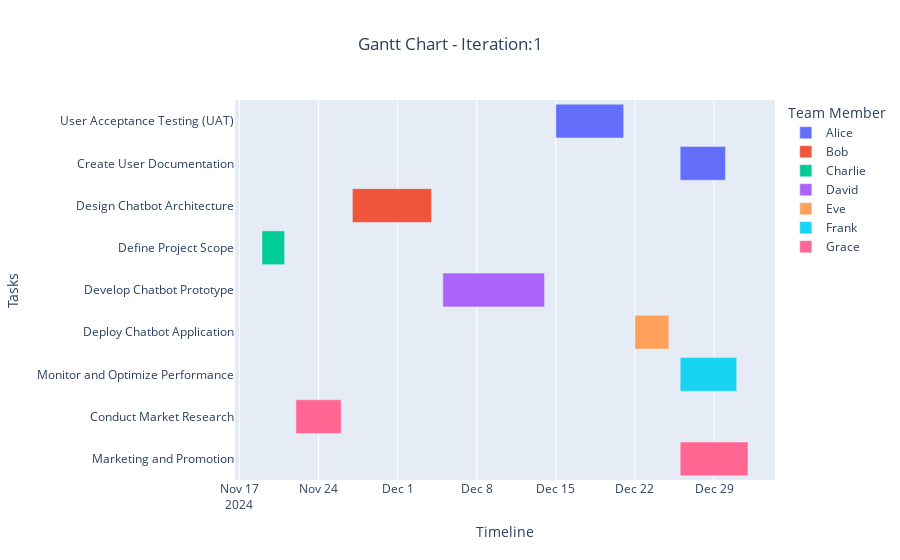
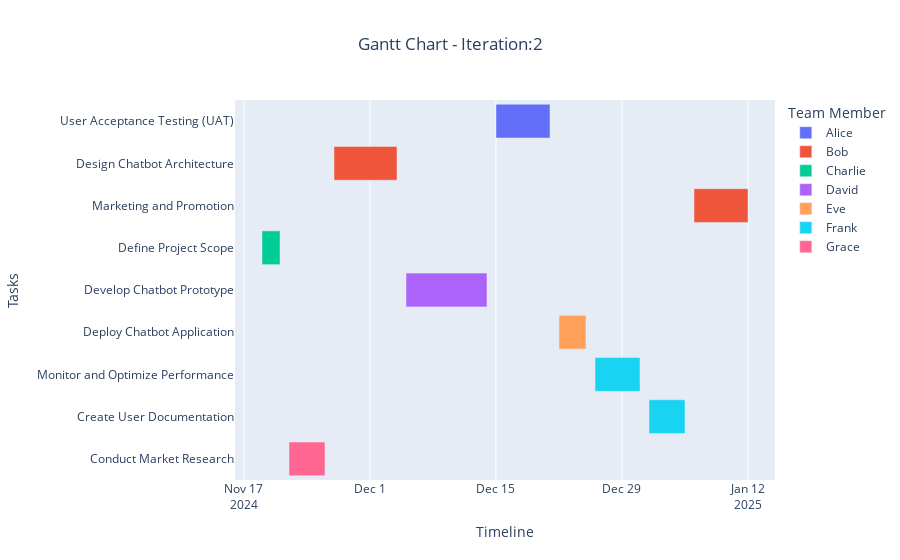
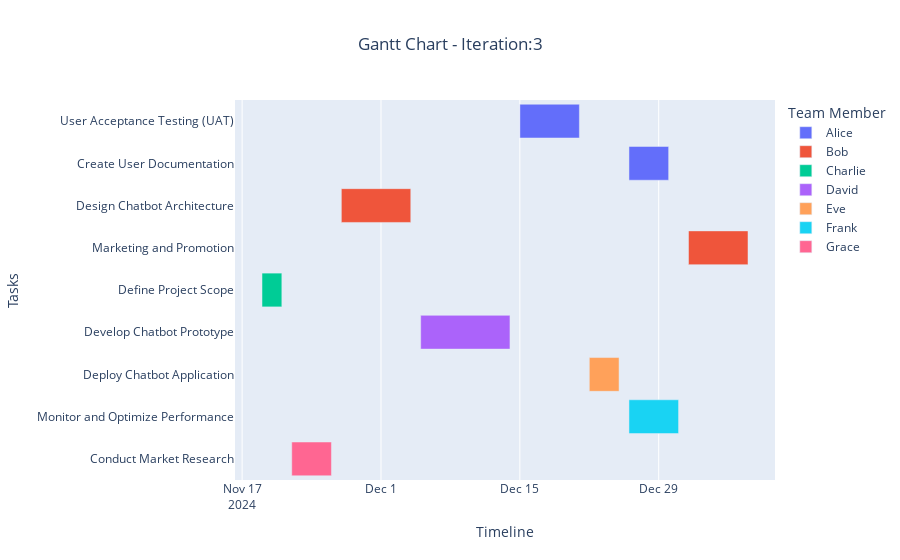

Here is the notebook cell these charts were saved with, in order:
### Markdown cell above
#### Visualize the results
To better understand the output of the agentic workflow - here we provide visualizations for:
- Project plan - Gantt-char for all created scenarios

### Code cell
# Visalize Project timeline
number_of_iterations = final_state['iteration_number']

for i in range(number_of_iterations):
    ## Tasks schedule
    task_schedules = final_state['schedule_iteration'][i].schedule

    t = []
    # Iterate over the task_schedules and append each task's data to the DataFrame
    for task_schedule in task_schedules:
        t.append([
            task_schedule.task.task_name,
            task_schedule.start_day,
            task_schedule.end_day
        ])

    df_schedule = pd.DataFrame(t,columns=['task_name', 'start', 'end'])

    ## Tasks allocation
    task_allocations = final_state['task_allocations_iteration'][i].task_allocations

    t = []
    # Iterate over the task_schedules and append each task's data to the DataFrame
    for task_allocation in task_allocations:
        t.append([
            task_allocation.task.task_name,
            task_allocation.team_member.name
        ])

    df_allocation = pd.DataFrame(t,columns=['task_name', 'team_member'])

    df = df_allocation.merge(df_schedule, on='task_name')

    import plotly.express as px

    from datetime import datetime, timedelta
    # Get the current date
    current_date = datetime.today()

    # Convert start and end offsets to actual dates
    df['start'] = df['start'].apply(lambda x: current_date + timedelta(days=x))
    df['end'] = df['end'].apply(lambda x: current_date + timedelta(days=x))

    df.rename(columns={'team_member': 'Team Member'}, inplace=True)
    df.sort_values(by='Team Member', inplace=True)
    # Create a Gantt chart
    fig = px.timeline(df, x_start="start", x_end="end", y="task_name", color="Team Member", title=f"Gantt Chart - Iteration:{i+1} ")

    # Update layout for better visualization
    fig.update_layout(
        xaxis_title="Timeline",
        yaxis_title="Tasks",
        yaxis=dict(autorange="reversed"),  # Reverse the y-axis to have tasks in the vertical side
        title_x=0.5
    )

    # Show the plot
    fig.show()

### Figure 1 — Plotly figure (JSON) as saved in the notebook; plotly's stock layout.template omitted (floating-point values rounded to 4 significant figures)
{"data": [{"alignmentgroup": "True", "base": ["2024-12-15T00:04:41.375174", "2024-12-26T00:04:41.375174"], "hovertemplate": "Team Member=Alice<br>start=%{base}<br>end=%{x}<br>task_name=%{y}<extra></extra>", "legendgroup": "Alice", "marker": {"color": "#636efa", "pattern": {"shape": ""}}, "name": "Alice", "offsetgroup": "Alice", "orientation": "h", "showlegend": true, "textposition": "auto", "type": "bar", "x": [518400000, 345600000], "xaxis": "x", "y": ["User Acceptance Testing (UAT)", "Create User Documentation"], "yaxis": "y"}, {"alignmentgroup": "True", "base": ["2024-11-27T00:04:41.375174"], "hovertemplate": "Team Member=Bob<br>start=%{base}<br>end=%{x}<br>task_name=%{y}<extra></extra>", "legendgroup": "Bob", "marker": {"color": "#EF553B", "pattern": {"shape": ""}}, "name": "Bob", "offsetgroup": "Bob", "orientation": "h", "showlegend": true, "textposition": "auto", "type": "bar", "x": [604800000], "xaxis": "x", "y": ["Design Chatbot Architecture"], "yaxis": "y"}, {"alignmentgroup": "True", "base": ["2024-11-19T00:04:41.375174"], "hovertemplate": "Team Member=Charlie<br>start=%{base}<br>end=%{x}<br>task_name=%{y}<extra></extra>", "legendgroup": "Charlie", "marker": {"color": "#00cc96", "pattern": {"shape": ""}}, "name": "Charlie", "offsetgroup": "Charlie", "orientation": "h", "showlegend": true, "textposition": "auto", "type": "bar", "x": [172800000], "xaxis": "x", "y": ["Define Project Scope"], "yaxis": "y"}, {"alignmentgroup": "True", "base": ["2024-12-05T00:04:41.375174"], "hovertemplate": "Team Member=David<br>start=%{base}<br>end=%{x}<br>task_name=%{y}<extra></extra>", "legendgroup": "David", "marker": {"color": "#ab63fa", "pattern": {"shape": ""}}, "name": "David", "offsetgroup": "David", "orientation": "h", "showlegend": true, "textposition": "auto", "type": "bar", "x": [777600000], "xaxis": "x", "y": ["Develop Chatbot Prototype"], "yaxis": "y"}, {"alignmentgroup": "True", "base": ["2024-12-22T00:04:41.375174"], "hovertemplate": "Team Member=Eve<br>start=%{base}<br>end=%{x}<br>task_name=%{y}<extra></extra>", "legendgroup": "Eve", "marker": {"color": "#FFA15A", "pattern": {"shape": ""}}, "name": "Eve", "offsetgroup": "Eve", "orientation": "h", "showlegend": true, "textposition": "auto", "type": "bar", "x": [259200000], "xaxis": "x", "y": ["Deploy Chatbot Application"], "yaxis": "y"}, {"alignmentgroup": "True", "base": ["2024-12-26T00:04:41.375174"], "hovertemplate": "Team Member=Frank<br>start=%{base}<br>end=%{x}<br>task_name=%{y}<extra></extra>", "legendgroup": "Frank", "marker": {"color": "#19d3f3", "pattern": {"shape": ""}}, "name": "Frank", "offsetgroup": "Frank", "orientation": "h", "showlegend": true, "textposition": "auto", "type": "bar", "x": [432000000], "xaxis": "x", "y": ["Monitor and Optimize Performance"], "yaxis": "y"}, {"alignmentgroup": "True", "base": ["2024-11-22T00:04:41.375174", "2024-12-26T00:04:41.375174"], "hovertemplate": "Team Member=Grace<br>start=%{base}<br>end=%{x}<br>task_name=%{y}<extra></extra>", "legendgroup": "Grace", "marker": {"color": "#FF6692", "pattern": {"shape": ""}}, "name": "Grace", "offsetgroup": "Grace", "orientation": "h", "showlegend": true, "textposition": "auto", "type": "bar", "x": [345600000, 518400000], "xaxis": "x", "y": ["Conduct Market Research", "Marketing and Promotion"], "yaxis": "y"}], "layout": {"barmode": "overlay", "legend": {"title": {"text": "Team Member"}, "tracegroupgap": 0}, "title": {"text": "Gantt Chart - Iteration:1 ", "x": 0.5}, "xaxis": {"anchor": "y", "domain": [0, 1], "title": {"text": "Timeline"}, "type": "date"}, "yaxis": {"anchor": "x", "autorange": "reversed", "domain": [0, 1], "title": {"text": "Tasks"}}}}

### Figure 2 — Plotly figure (JSON) as saved in the notebook; plotly's stock layout.template omitted (floating-point values rounded to 4 significant figures)
{"data": [{"alignmentgroup": "True", "base": ["2024-12-15T00:04:41.449895"], "hovertemplate": "Team Member=Alice<br>start=%{base}<br>end=%{x}<br>task_name=%{y}<extra></extra>", "legendgroup": "Alice", "marker": {"color": "#636efa", "pattern": {"shape": ""}}, "name": "Alice", "offsetgroup": "Alice", "orientation": "h", "showlegend": true, "textposition": "auto", "type": "bar", "x": [518400000], "xaxis": "x", "y": ["User Acceptance Testing (UAT)"], "yaxis": "y"}, {"alignmentgroup": "True", "base": ["2024-11-27T00:04:41.449895", "2025-01-06T00:04:41.449895"], "hovertemplate": "Team Member=Bob<br>start=%{base}<br>end=%{x}<br>task_name=%{y}<extra></extra>", "legendgroup": "Bob", "marker": {"color": "#EF553B", "pattern": {"shape": ""}}, "name": "Bob", "offsetgroup": "Bob", "orientation": "h", "showlegend": true, "textposition": "auto", "type": "bar", "x": [604800000, 518400000], "xaxis": "x", "y": ["Design Chatbot Architecture", "Marketing and Promotion"], "yaxis": "y"}, {"alignmentgroup": "True", "base": ["2024-11-19T00:04:41.449895"], "hovertemplate": "Team Member=Charlie<br>start=%{base}<br>end=%{x}<br>task_name=%{y}<extra></extra>", "legendgroup": "Charlie", "marker": {"color": "#00cc96", "pattern": {"shape": ""}}, "name": "Charlie", "offsetgroup": "Charlie", "orientation": "h", "showlegend": true, "textposition": "auto", "type": "bar", "x": [172800000], "xaxis": "x", "y": ["Define Project Scope"], "yaxis": "y"}, {"alignmentgroup": "True", "base": ["2024-12-05T00:04:41.449895"], "hovertemplate": "Team Member=David<br>start=%{base}<br>end=%{x}<br>task_name=%{y}<extra></extra>", "legendgroup": "David", "marker": {"color": "#ab63fa", "pattern": {"shape": ""}}, "name": "David", "offsetgroup": "David", "orientation": "h", "showlegend": true, "textposition": "auto", "type": "bar", "x": [777600000], "xaxis": "x", "y": ["Develop Chatbot Prototype"], "yaxis": "y"}, {"alignmentgroup": "True", "base": ["2024-12-22T00:04:41.449895"], "hovertemplate": "Team Member=Eve<br>start=%{base}<br>end=%{x}<br>task_name=%{y}<extra></extra>", "legendgroup": "Eve", "marker": {"color": "#FFA15A", "pattern": {"shape": ""}}, "name": "Eve", "offsetgroup": "Eve", "orientation": "h", "showlegend": true, "textposition": "auto", "type": "bar", "x": [259200000], "xaxis": "x", "y": ["Deploy Chatbot Application"], "yaxis": "y"}, {"alignmentgroup": "True", "base": ["2024-12-26T00:04:41.449895", "2025-01-01T00:04:41.449895"], "hovertemplate": "Team Member=Frank<br>start=%{base}<br>end=%{x}<br>task_name=%{y}<extra></extra>", "legendgroup": "Frank", "marker": {"color": "#19d3f3", "pattern": {"shape": ""}}, "name": "Frank", "offsetgroup": "Frank", "orientation": "h", "showlegend": true, "textposition": "auto", "type": "bar", "x": [432000000, 345600000], "xaxis": "x", "y": ["Monitor and Optimize Performance", "Create User Documentation"], "yaxis": "y"}, {"alignmentgroup": "True", "base": ["2024-11-22T00:04:41.449895"], "hovertemplate": "Team Member=Grace<br>start=%{base}<br>end=%{x}<br>task_name=%{y}<extra></extra>", "legendgroup": "Grace", "marker": {"color": "#FF6692", "pattern": {"shape": ""}}, "name": "Grace", "offsetgroup": "Grace", "orientation": "h", "showlegend": true, "textposition": "auto", "type": "bar", "x": [345600000], "xaxis": "x", "y": ["Conduct Market Research"], "yaxis": "y"}], "layout": {"barmode": "overlay", "legend": {"title": {"text": "Team Member"}, "tracegroupgap": 0}, "title": {"text": "Gantt Chart - Iteration:2 ", "x": 0.5}, "xaxis": {"anchor": "y", "domain": [0, 1], "title": {"text": "Timeline"}, "type": "date"}, "yaxis": {"anchor": "x", "autorange": "reversed", "domain": [0, 1], "title": {"text": "Tasks"}}}}

### Figure 3 — Plotly figure (JSON) as saved in the notebook; plotly's stock layout.template omitted (floating-point values rounded to 4 significant figures)
{"data": [{"alignmentgroup": "True", "base": ["2024-12-15T00:04:41.518581", "2024-12-26T00:04:41.518581"], "hovertemplate": "Team Member=Alice<br>start=%{base}<br>end=%{x}<br>task_name=%{y}<extra></extra>", "legendgroup": "Alice", "marker": {"color": "#636efa", "pattern": {"shape": ""}}, "name": "Alice", "offsetgroup": "Alice", "orientation": "h", "showlegend": true, "textposition": "auto", "type": "bar", "x": [518400000, 345600000], "xaxis": "x", "y": ["User Acceptance Testing (UAT)", "Create User Documentation"], "yaxis": "y"}, {"alignmentgroup": "True", "base": ["2024-11-27T00:04:41.518581", "2025-01-01T00:04:41.518581"], "hovertemplate": "Team Member=Bob<br>start=%{base}<br>end=%{x}<br>task_name=%{y}<extra></extra>", "legendgroup": "Bob", "marker": {"color": "#EF553B", "pattern": {"shape": ""}}, "name": "Bob", "offsetgroup": "Bob", "orientation": "h", "showlegend": true, "textposition": "auto", "type": "bar", "x": [604800000, 518400000], "xaxis": "x", "y": ["Design Chatbot Architecture", "Marketing and Promotion"], "yaxis": "y"}, {"alignmentgroup": "True", "base": ["2024-11-19T00:04:41.518581"], "hovertemplate": "Team Member=Charlie<br>start=%{base}<br>end=%{x}<br>task_name=%{y}<extra></extra>", "legendgroup": "Charlie", "marker": {"color": "#00cc96", "pattern": {"shape": ""}}, "name": "Charlie", "offsetgroup": "Charlie", "orientation": "h", "showlegend": true, "textposition": "auto", "type": "bar", "x": [172800000], "xaxis": "x", "y": ["Define Project Scope"], "yaxis": "y"}, {"alignmentgroup": "True", "base": ["2024-12-05T00:04:41.518581"], "hovertemplate": "Team Member=David<br>start=%{base}<br>end=%{x}<br>task_name=%{y}<extra></extra>", "legendgroup": "David", "marker": {"color": "#ab63fa", "pattern": {"shape": ""}}, "name": "David", "offsetgroup": "David", "orientation": "h", "showlegend": true, "textposition": "auto", "type": "bar", "x": [777600000], "xaxis": "x", "y": ["Develop Chatbot Prototype"], "yaxis": "y"}, {"alignmentgroup": "True", "base": ["2024-12-22T00:04:41.518581"], "hovertemplate": "Team Member=Eve<br>start=%{base}<br>end=%{x}<br>task_name=%{y}<extra></extra>", "legendgroup": "Eve", "marker": {"color": "#FFA15A", "pattern": {"shape": ""}}, "name": "Eve", "offsetgroup": "Eve", "orientation": "h", "showlegend": true, "textposition": "auto", "type": "bar", "x": [259200000], "xaxis": "x", "y": ["Deploy Chatbot Application"], "yaxis": "y"}, {"alignmentgroup": "True", "base": ["2024-12-26T00:04:41.518581"], "hovertemplate": "Team Member=Frank<br>start=%{base}<br>end=%{x}<br>task_name=%{y}<extra></extra>", "legendgroup": "Frank", "marker": {"color": "#19d3f3", "pattern": {"shape": ""}}, "name": "Frank", "offsetgroup": "Frank", "orientation": "h", "showlegend": true, "textposition": "auto", "type": "bar", "x": [432000000], "xaxis": "x", "y": ["Monitor and Optimize Performance"], "yaxis": "y"}, {"alignmentgroup": "True", "base": ["2024-11-22T00:04:41.518581"], "hovertemplate": "Team Member=Grace<br>start=%{base}<br>end=%{x}<br>task_name=%{y}<extra></extra>", "legendgroup": "Grace", "marker": {"color": "#FF6692", "pattern": {"shape": ""}}, "name": "Grace", "offsetgroup": "Grace", "orientation": "h", "showlegend": true, "textposition": "auto", "type": "bar", "x": [345600000], "xaxis": "x", "y": ["Conduct Market Research"], "yaxis": "y"}], "layout": {"barmode": "overlay", "legend": {"title": {"text": "Team Member"}, "tracegroupgap": 0}, "title": {"text": "Gantt Chart - Iteration:3 ", "x": 0.5}, "xaxis": {"anchor": "y", "domain": [0, 1], "title": {"text": "Timeline"}, "type": "date"}, "yaxis": {"anchor": "x", "autorange": "reversed", "domain": [0, 1], "title": {"text": "Tasks"}}}}
